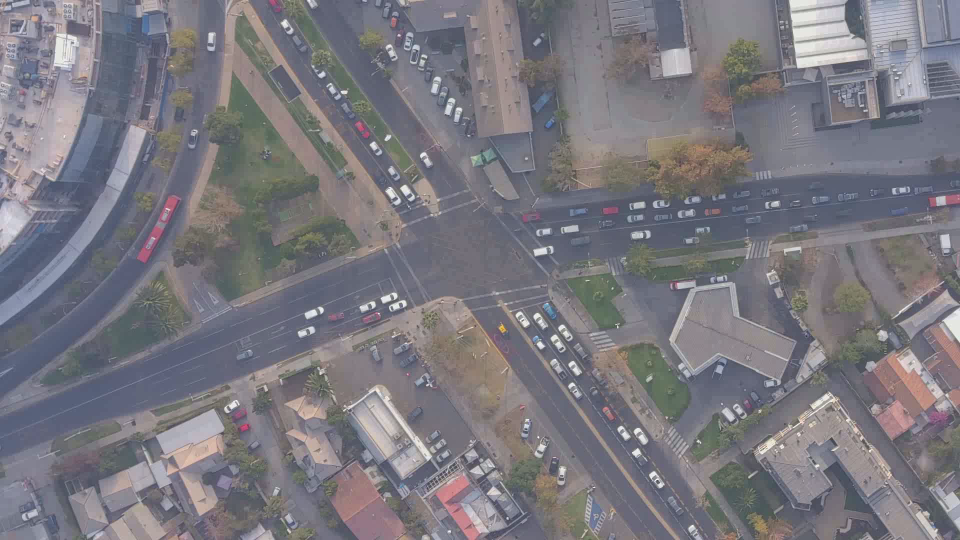
#> input picture frame 0 of research/tracking_methods/video reference DFS/video_sift_estabilizado_filtrado.mp4, 1920 x 1080 px (shown at 1/2 size)
$ python MOT_annotator_tool.py
#> lines starting #> are read from the running program, lines starting #| are printed output that depends on the picture; after the words box and inside, x2 and y2 are one past the last pixel; in counts of white or black regions, pixels touching at a corner belong together
import cv2
import csv
import random
import numpy as np

# Global variables
drawing = False  # True if the mouse is pressed
ix, iy = -1, -1  # Initial x, y coordinates
img = None  # Image on which we draw
current_rectangle = None  # Store the current rectangle coordinates

def draw_rectangle(event, x, y, flags, param):
    global ix, iy, drawing, img, current_rectangle
    if current_rectangle == None:
      if event == cv2.EVENT_LBUTTONDOWN:
          if not drawing:  # Start drawing only if not already drawing
              drawing = True
              ix, iy = x, y

      elif event == cv2.EVENT_MOUSEMOVE:
          if drawing:
              temp_img = img.copy()
              cv2.rectangle(temp_img, (ix, iy), (x, y), (0, 255, 0), 2)
              cv2.imshow('Frame', temp_img)

      elif event == cv2.EVENT_LBUTTONUP:
          if drawing:
              drawing = False
              current_rectangle = (ix, iy, x - ix, y - iy)  # Store rectangle dimensions
              if np.abs(current_rectangle[2]) < 10 or np.abs(current_rectangle[3]) < 10:
                  current_rectangle = None  # Ignore small rectangles
              cv2.rectangle(img, (ix, iy), (x, y), (0, 255, 0), 2)

def assign_colors(ids):
    return {id: (random.randint(0, 255), random.randint(0, 255), random.randint(0, 255)) for id in ids}

def get_frame(cap, frame_number):
#> called with frame_number = 0
    cap.set(cv2.CAP_PROP_POS_FRAMES, frame_number)
    ret, frame = cap.read()
#> frame is the input picture: shape (1080, 1920, 3); mean B, G, R 126.9, 119.9, 121.9
    if not ret:
        return None
    return frame

def read_annotations(file_path):
    annotations = {}
    try:
        with open(file_path, 'r') as file:
            reader = csv.reader(file, delimiter=',')
            for row in reader:
                frame_number = int(row[0])
                object_id = row[1]
                bbox = tuple(map(float, row[2:6]))
                annotations.setdefault(frame_number, []).append((object_id, bbox))
    except FileNotFoundError:
        pass
    return annotations

def draw_annotations(frame, annotations, colors, frame_number):
#> called with frame_number = 0
    for object_id, bbox in annotations.get(frame_number, []):
        bb_left, bb_top, bb_width, bb_height = bbox
        top_left = (int(bb_left), int(bb_top))
        bottom_right = (int(bb_left + bb_width), int(bb_top + bb_height))
        cv2.rectangle(frame, top_left, bottom_right, colors[object_id], 2)
        cv2.putText(frame, str(object_id), (top_left[0], top_left[1] - 10), cv2.FONT_HERSHEY_SIMPLEX, 0.9, colors[object_id], 2)

def update_annotation_file(file_path, new_data):
    with open(file_path, 'a', newline='') as file:
        writer = csv.writer(file, delimiter=',')
        for data in new_data:
            writer.writerow(data)
    print(f'Annotations saved to {file_path}')

def annotate_video(video_path, txt_file_path):
  global drawing, img, current_rectangle
  annotations = read_annotations(txt_file_path)
  cap = cv2.VideoCapture(video_path)
  unique_ids = {obj_id for frame_annots in annotations.values() for obj_id, _ in frame_annots}
  colors = assign_colors(unique_ids)
  new_id = max(map(int, unique_ids)) + 1 if unique_ids else 0
  new_annotations = []

  if not cap.isOpened():
      print("Error: Could not open video.")
      exit()

  cv2.namedWindow('Frame')
  cv2.setMouseCallback('Frame', draw_rectangle)

  frame_num = 0

  while True:
      img = get_frame(cap, frame_num)
      draw_annotations(img, annotations, colors, frame_num)
      if img is None:
          break
      cv2.putText(img, f'Frame {frame_num}', (10, 30), cv2.FONT_HERSHEY_SIMPLEX, 1, (0, 255, 0), 2)
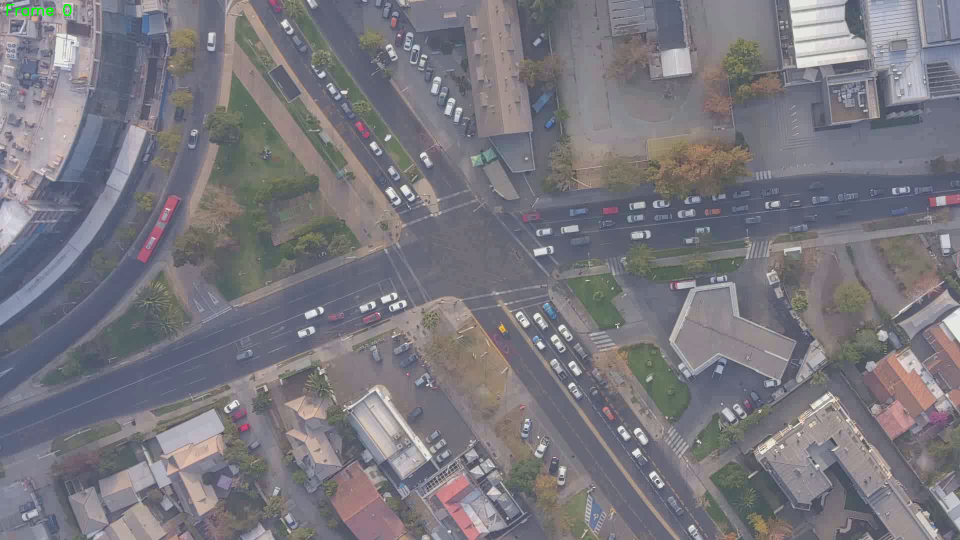
#> img: shape (1080, 1920, 3) (shown at 1/2 size); 0.04% of pixels changed, all inside (x1, y1, x2, y2) = (13, 8, 143, 32)
      cv2.imshow('Frame', img)

      k = cv2.waitKey(0) & 0xFF
#> (key q is pressed here)

      if k == ord('n'):  # Press 'n' to go to the next frame
          if current_rectangle is not None:
            bb_left, bb_top, bb_width, bb_height = current_rectangle
            new_annotations.append([frame_num, new_id, bb_left, bb_top, bb_width, bb_height, 0.9, -1, -1, -1])
          current_rectangle = None  # Reset the rectangle for the new frame
          frame_num += 1
      elif k == 27 or k == ord('q'):  # Press 'ESC' to exit
          break

  cap.release()
  cv2.destroyAllWindows()
  if len(new_annotations) > 0:
    update_annotation_file(txt_file_path, new_annotations)


# Example usage
video_path = 'D:/Titulo/Github/vehicle_video_trajectory_extractor/research/tracking_methods/video_reference/vid_1_[180,220][00,99]_2_ss_cvat1.1/video_sift_estabilizado_filtrado.mp4'
annotation_file = 'D:/Titulo/Github/vehicle_video_trajectory_extractor/research/tracking_methods/video_reference/bounding_boxes_to_correct.csv'
annotate_video(video_path, annotation_file)
